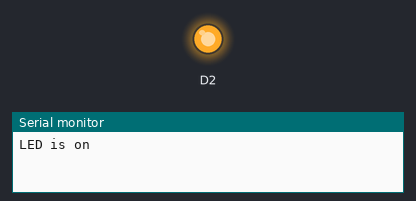
Bench run of a sketch on a simulated ESP8266 (NodeMCU). Shown: output pins drawn as LEDs (lit = HIGH), the last lines printed to the serial monitor.

Above: at 1.5 s.
At 4.5 s:
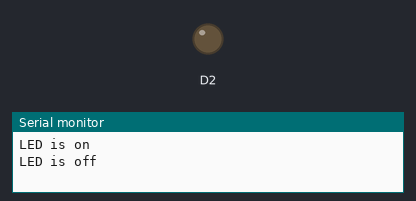
Timing chart, 0 to 7.8 s (numbered marks = the images above):
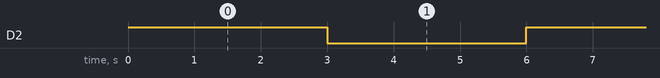

The sketch:

led_blink.ino
```cpp
void setup() {
  // put your setup code here, to run once:
pinMode(D2,OUTPUT);
Serial.begin(9600);
}

void loop() {
  // put your main code here, to run repeatedly:
digitalWrite(D2,1);
Serial.print("LED is on\n");
delay(3000);
digitalWrite(D2,0);
Serial.print("LED is off\n");
delay(3000);
}
```

Measured:
- by itself, D2: alternates HIGH for 3.0 s and LOW for 3.0 s
